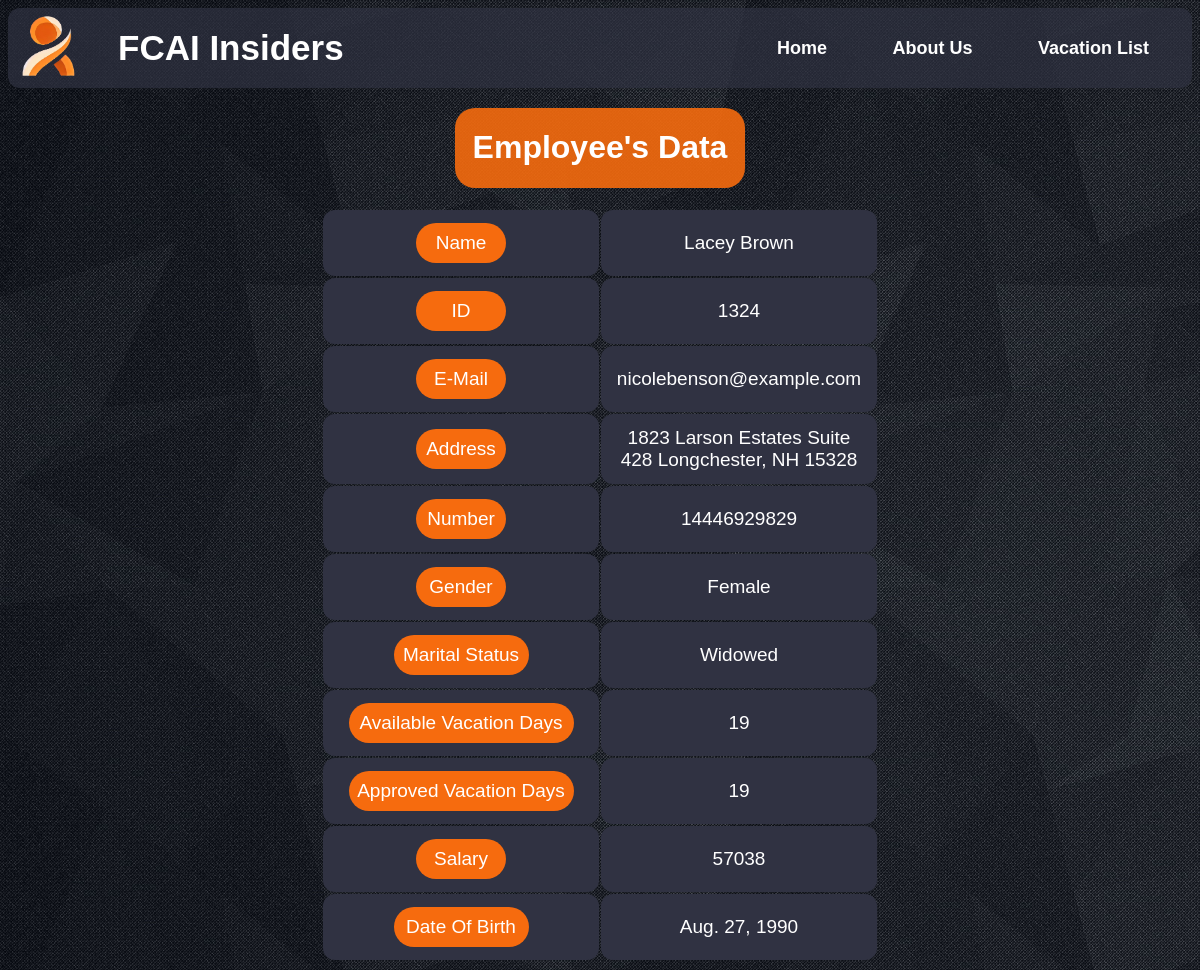
The page /data/1324/ on the database its author committed.
### Management/models.py (models this page shows, shortened)
class Employee(models.Model):
    id = models.IntegerField(primary_key = True, unique = True, error_messages = {'null': 'ID field cannot be null','unique': 'This ID is already in use'})
    name = models.CharField(max_length = 100)
    email = models.EmailField(max_length = 254)
    address = models.CharField(max_length = 100)
    number = models.CharField(max_length = 11)
    gender = models.CharField(max_length = 6)
    status = models.CharField(max_length= 12)
    availableVacation = models.IntegerField()
    approvedVacation = models.IntegerField(default= 0)
    salary = models.IntegerField()
    dob = models.DateField()
    dateCreated = models.DateField(default= datetime.date.today, null= True)

### Users/views.py (the view)
# urls.py: path('data/<id>/', userViews.data, name='hr-data'),
def data(request, id):
        return render(request, 'Users/employeeData.html', {'empData': Employee.objects.get(id=id)})

### Users/templates/Users/employeeData.html (shortened to what this page needs)
{% extends 'Management/base.html' %}
{% load static %}
{% block styles %}
<link rel="stylesheet" href="{% static 'Users/CSS/EmployeeData.css' %}">
{% endblock styles %}
{% block content %}
<div class="head">
    <h1>Employee's Data</h1>
</div>
<table>
    <tbody>
        <tr>
            <td>
                <div class="info">Name</div>
            </td>
            <td>
                {{empData.name}}
            </td>
        </tr>
        <tr>
            <td>
                <div class="info">ID</div>
            </td>
            <td>
                {{empData.id}}
            </td>
        </tr>
        <tr>
            <td>
                <div class="info">E-Mail</div>
            </td>
            <td>
                {{empData.email}}
            </td>
        </tr>
        <tr>
            <td>
                <div class="info">Address</div>
            </td>
            <td>
                {{empData.address}}
            </td>
        </tr>
        <tr>
            <td>
                <div class="info">Number</div>
            </td>
            <td>
                {{empData.number}}
            </td>
        </tr>
        <tr>
            <td>
                <div class="info">Gender</div>
            </td>
            <td>
                {{empData.gender}}
            </td>
        </tr>
        <tr>
            <td>
                <div class="info double">Marital Status</div>
            </td>
            <td>
                {{empData.status}}
            </td>
        </tr>
        <tr>
            <td>
                <div class="info extra">Available Vacation Days</div>
            </td>
            <td>
                {{empData.availableVacation}}
            </td>
        </tr>
        <tr>
            <td>
                <div class="info extra">Approved Vacation Days</div>
            </td>
            <td>
                {{empData.approvedVacation}}
            </td>
        </tr>
        <tr>
            <td>
                <div class="info">Salary</div>
            </td>
            <td>
                {{empData.salary}}
            </td>
        </tr>
        <tr>
            <td>
                <div class="info double">Date Of Birth</div>
            </td>
            <td>
                {{empData.dob}}
            </td>
        </tr>
    </tbody>
</table>
{% endblock content %}

### Management/static/Management/CSS/Navigation.css (style rules this page uses)
body { background-image: url('../Images/background.jpg'); }

### Users/static/Users/CSS/EmployeeData.css (style rules this page uses)
.head { background: rgba(246, 107, 14, 0.9); display: flex; margin: auto; margin-top: 20px; margin-bottom: 20px; justify-content: center; border-radius: 20px; width: 290px; color:white; font-family: Arial, Helvetica, sans-serif; }
div.info { background: #f66b0e; border-radius: 20px; height: 40px; text-align: center; vertical-align: middle; line-height: 40px; width: 90px; margin: auto; }
div.info.extra { width: 225px; }
div.info.double { width: 135px; }
td { color: white; font-size: 25px; font-family: Arial, Helvetica, sans-serif; font-size: 19px; text-align: center; color: white; background: #303242; padding: 13px; height: 40px; width: 250px; border-radius: 12px; }
table { display: flex; flex-direction: row; flex-wrap: wrap; justify-content: center; border-radius: 2px; }

### rows shown on the page
Employee: name "Lacey Brown", id "1324", email "nicolebenson@example.com", address "1823 Larson Estates Suite 428 Longchester, NH 15328", number "14446929829", gender "Female", status "Widowed", availableVacation "19", approvedVacation "19", salary "57038", dob "Aug. 27, 1990"
